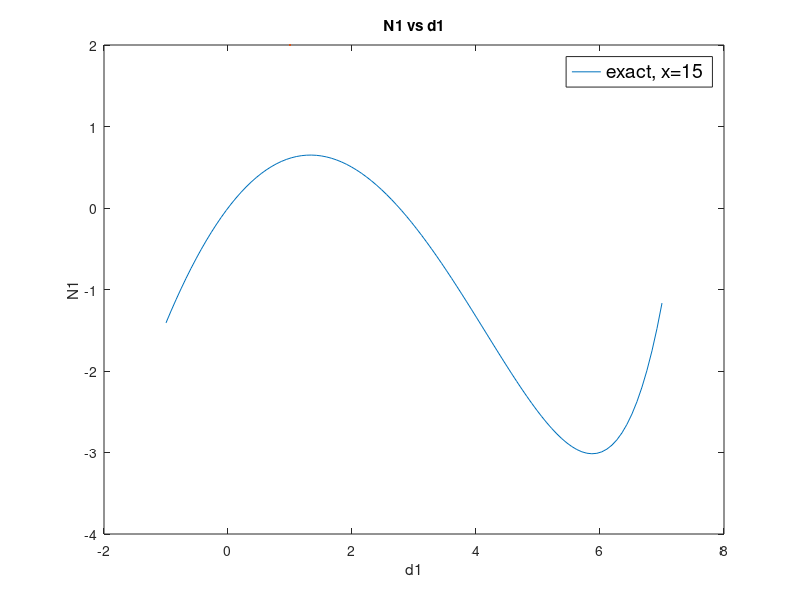
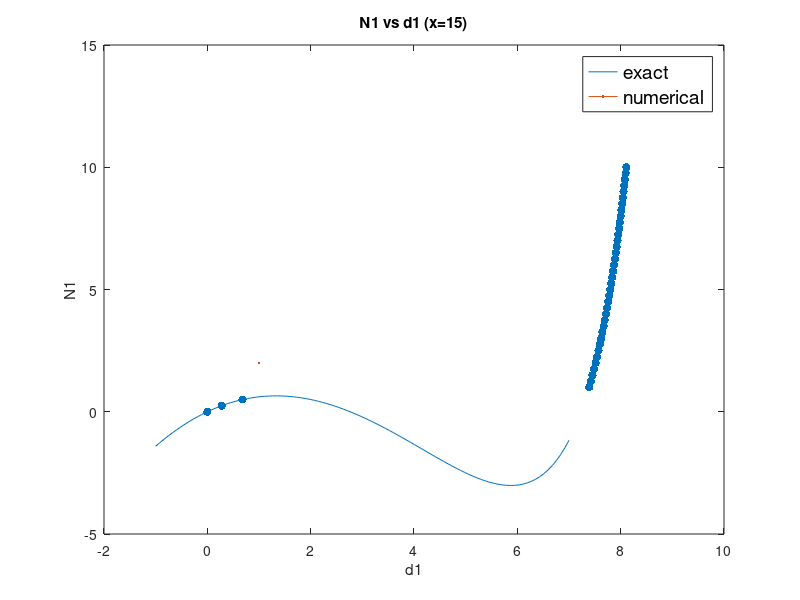
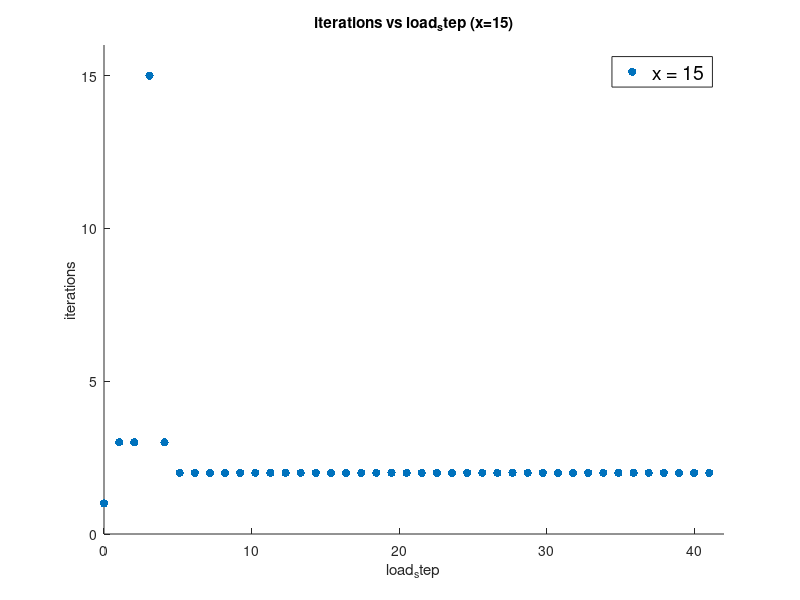
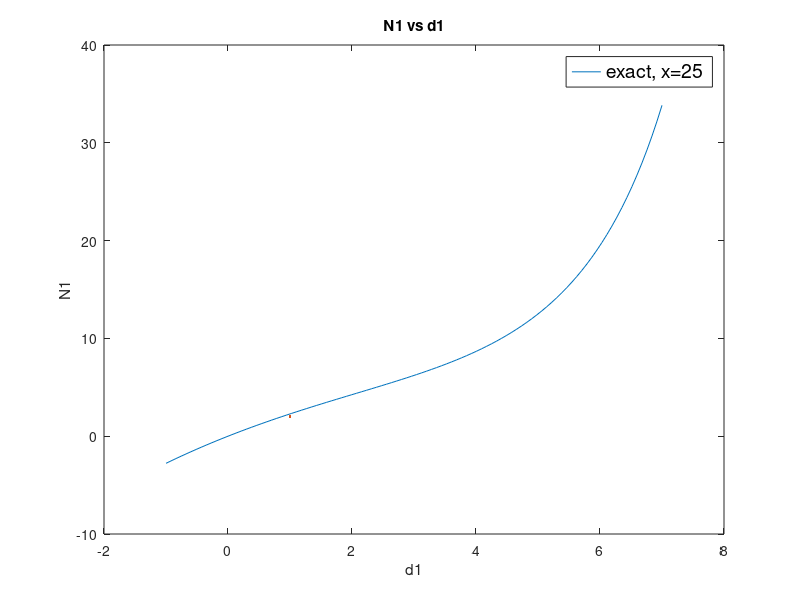

MATLAB code to generate these figures, in order:
% This is the Newton-Raphson algorithm solver for HW3
clear all; clc;

%% x =15
% exact internal force
x = 10;
N1 = @(d1,d2) x * d1 ./ (10.0 - d1) - 0.5 * d2.*d2;
N2 = @(d1,d2) d2 - d1;

% external force
load_step = 0.25;
load_max = 10.0;
load_num = load_max / load_step;
F1 = @(n) load_step * n;
F2 = @(n) 0.0;

% Jacobian
J = zeros(2,2);
dN1_dd1 = @(d1,d2) 10*x / ((10.0-d1)*(10.0-d1));
dN1_dd2 = @(d1,d2) -d2;
dN2_dd1 = @(d1,d2) -1.0;
dN2_dd2 = @(d1,d2) 1.0;

% Residual R
R = zeros(2,1);
R1 = @(d1,d2,n) N1(d1,d2) - F1(n);
R2 = @(d1,d2,n) N2(d1,d2) - F2(n);


% Newton-Raphson Algorithm
% K * Deltad = -R
Deltad = zeros(2,1);
d = zeros(2,1);
tol = 1.0e-4;
d_sol = zeros(2, load_num + 1);
d_sol(:,1) = d;
iter_num = zeros(1, load_num+1);


for n = 0:load_num
    iter_step = 0;    % record the iterate numbers

    R(1) = R1(d(1),d(2),n);
    R(2) = R2(d(1),d(2),n);
    R_norm = sqrt(R(1) * R(1) + R(2) * R(2));
    R_norm0 = R_norm;

    while true
        J(1,1) = dN1_dd1(d(1),d(2));
        J(1,2) = dN1_dd2(d(1),d(2));
        J(2,1) = dN2_dd1(d(1),d(2));
        J(2,2) = dN2_dd2(d(1),d(2));

        Deltad = -J\R;

        d = d + Deltad;
        iter_step = iter_step + 1;

        if iter_step == 15
            break;
        end

        R(1) = R1(d(1),d(2),n);
        R(2) = R2(d(1),d(2),n);
        R_norm = sqrt(R(1) * R(1) + R(2) * R(2));

        if R_norm <= tol * R_norm0
            break;
        end
    end
    iter_num(:,n+1) = iter_step;
    d_sol(:,n+1) = d;
end


% plot (a) x = 15
figure;
d_exact = linspace(-1,7,100);
N1_exact = N1(d_exact, d_exact);
plot(d_exact, N1_exact, LineWidth=2);
title("N1 vs d1");
xlabel("d1");
ylabel("N1");
legend("exact, x=15",'Location', 'Best', 'FontSize', 14, 'Box', 'on');

%plot (b) x = 15
figure;
d_exact = linspace(-1,7,100);
N1_exact = N1(d_exact, d_exact);
N1_sol = N1(d_sol(1,:), d_sol(1,:));
plot(d_exact, N1_exact, LineWidth=2);
hold on;
scatter(d_sol(1,:),N1_sol,"filled");
title("N1 vs d1 (x=15)");
xlabel("d1");
ylabel("N1");
legend("exact","numerical",'Location', 'Best', 'FontSize', 14, 'Box', 'on');

%plot (c)  x= 15
figure;
load_steps = linspace(0,load_num + 1, load_num + 1);
scatter(load_steps, iter_num, "filled");
title("iterations vs load_step (x=15)");
xlim([0,42]);
ylim([0,16]);
xlabel("load_step");
ylabel("iterations");
legend("x = 15",'Location', 'Best', 'FontSize', 14, 'Box', 'on');


%% x = 25
% exact internal force
x = 25;
N1 = @(d1,d2) x * d1 ./ (10.0 - d1) - 0.5 * d2.*d2;
N2 = @(d1,d2) d2 - d1;

% external force
load_step = 0.25;
load_max = 10.0;
load_num = load_max / load_step;
F1 = @(n) load_step * n;
F2 = @(n) 0.0;

% Jacobian
J = zeros(2,2);
dN1_dd1 = @(d1,d2) 10*x / ((10.0-d1)*(10.0-d1));
dN1_dd2 = @(d1,d2) -d2;
dN2_dd1 = @(d1,d2) -1.0;
dN2_dd2 = @(d1,d2) 1.0;

% Residual R
R = zeros(2,1);
R1 = @(d1,d2,n) N1(d1,d2) - F1(n);
R2 = @(d1,d2,n) N2(d1,d2) - F2(n);


% Newton-Raphson Algorithm
% K * Deltad = -R
Deltad = zeros(2,1);
d = zeros(2,1);
tol = 1.0e-4;
d_sol = zeros(2, load_num + 1);
d_sol(:,1) = d;
iter_num = zeros(1, load_num+1);


for n = 0:load_num
    iter_step = 0;    % record the iterate numbers

    R(1) = R1(d(1),d(2),n);
    R(2) = R2(d(1),d(2),n);
    R_norm = sqrt(R(1) * R(1) + R(2) * R(2));
    R_norm0 = R_norm;

    while true
        J(1,1) = dN1_dd1(d(1),d(2));
        J(1,2) = dN1_dd2(d(1),d(2));
        J(2,1) = dN2_dd1(d(1),d(2));
        J(2,2) = dN2_dd2(d(1),d(2));

        Deltad = -J\R;

        d = d + Deltad;
        iter_step = iter_step + 1;

        if iter_step == 15
            break;
        end

        R(1) = R1(d(1),d(2),n);
        R(2) = R2(d(1),d(2),n);
        R_norm = sqrt(R(1) * R(1) + R(2) * R(2));

        if R_norm <= tol * R_norm0
            break;
        end
    end
    iter_num(:,n+1) = iter_step;
    d_sol(:,n+1) = d;
end


% plot (a) x = 25
figure;
d_exact = linspace(-1,7,100);
N1_exact = N1(d_exact, d_exact);
plot(d_exact, N1_exact, LineWidth=2);
title("N1 vs d1");
xlabel("d1");
ylabel("N1");
legend("exact, x=25",'Location', 'Best', 'FontSize', 14, 'Box', 'on');

%plot (b) x = 25
figure;
d_exact = linspace(-1,7,100);
N1_exact = N1(d_exact, d_exact);
N1_sol = N1(d_sol(1,:), d_sol(1,:));
plot(d_exact, N1_exact, LineWidth=2);
hold on;
scatter(d_sol(1,:),N1_sol,"filled");
title("N1 vs d1 (x=25)");
xlabel("d1");
ylabel("N1");
legend("exact","numerical",'Location', 'Best', 'FontSize', 14, 'Box', 'on');

%plot (c) x =25
figure;
load_steps = linspace(0,load_num + 1, load_num + 1);
scatter(load_steps, iter_num, "filled");
title("iterations vs load_step (x=25)");
xlim([0,42]);
ylim([0,16]);
xlabel("load_step");
ylabel("iterations");
legend("x = 25",'Location', 'Best', 'FontSize', 14, 'Box', 'on');




